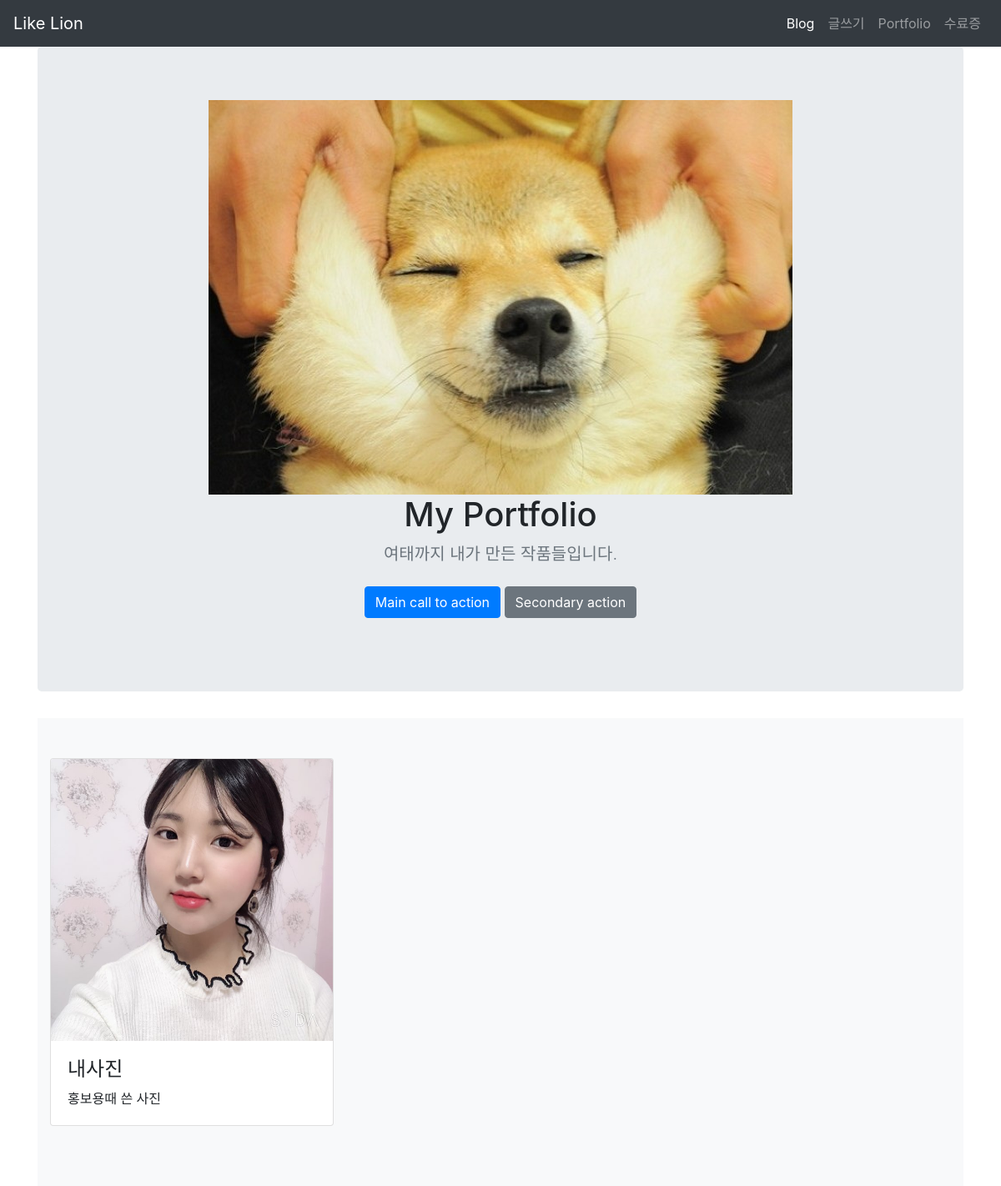
The page /portfolio/ on the database its author committed.
### portfolio/models.py (models this page shows, shortened)
class Portfolio(models.Model):
    title = models.CharField(max_length=255)
    image = models.ImageField(upload_to='images/')
    description = models.CharField(max_length=500)

### portfolio/views.py (the view)
# urls.py: path('', views.portfolio, name ='portfolio'),
def portfolio(request):
    portfolios = Portfolio.objects
    return render(request, 'portfolio/portfolio.html', {'portfolios':portfolios})

### portfolio/templates/portfolio/portfolio.html
{% extends 'base.html' %}
{% block content %}
{% load staticfiles %}
<main role="main">
    <section class="jumbotron text-center">
      <div class="container">
          <img src = "{% static 'siba.jpg' %}" alt="">
        <h1 class="jumbotron-heading">My Portfolio</h1>
        <p class="lead text-muted">여태까지 내가 만든 작품들입니다.</p>
        <p>
          <a href="#" class="btn btn-primary my-2">Main call to action</a>
          <a href="#" class="btn btn-secondary my-2">Secondary action</a>
        </p>
      </div>
    </section>
  <div class="album py-5 bg-light">
  <div class="container">
	  <div class="row">
	  {% for portfolio in portfolios.all %}
	    <div class="col-md-4">
	      <div class="card mb-4 shadow-sm">
	        <img class="card-img-top" src="{{ portfolio.image.url }}" alt="Card image cap">
	        <div class="card-body">
	          <h4>{{ portfolio.title }}</h4>
	          <p class="card-text">{{ portfolio.description }}</p>
	        </div>
	      </div>
	    </div>
      {% endfor %}
    </div>
  </div>
  </div>
  </main>
{% endblock %}

### rows shown on the page
Portfolio: image (picture), title "내사진", description "홍보용때 쓴 사진"
